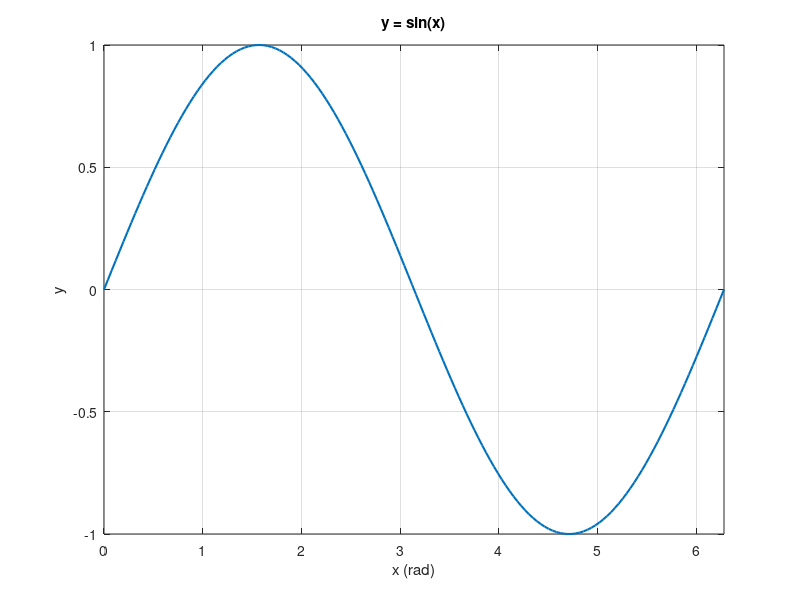
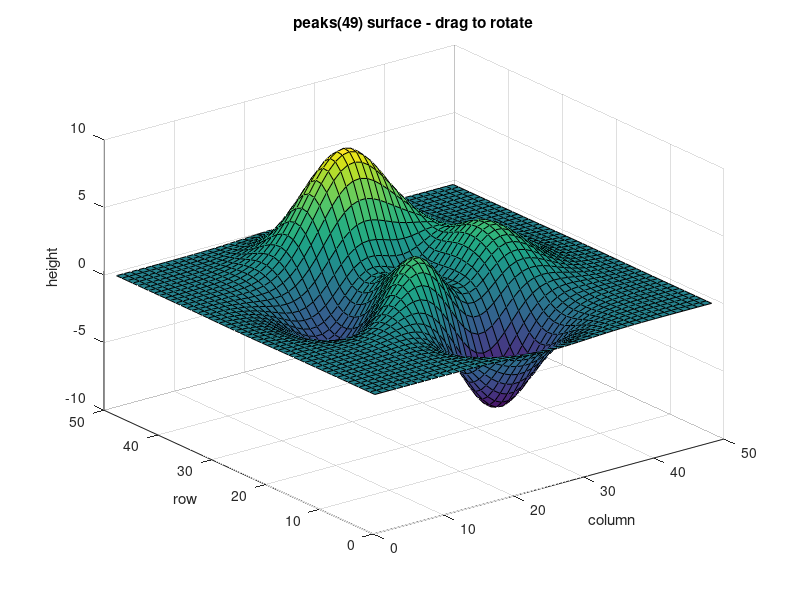

Write MATLAB code to recreate these figures, in order.
%=============================================================================
% Copyright (c) 2016-present Allan CORNET (Nelson)
%=============================================================================
% This file is part of Nelson.
%=============================================================================
% LICENCE_BLOCK_BEGIN
% SPDX-License-Identifier: LGPL-3.0-or-later
% LICENCE_BLOCK_END
%=============================================================================
% Portable plotting demo shared by native and WebAssembly builds.
x = linspace(0, 2 * pi, 160);
figure('Name', 'Portable sine curve', 'NumberTitle', 'off');
plot(x, sin(x), 'LineWidth', 1.5);
grid on;
xlim([0, 2 * pi]);
title('y = sin(x)');
xlabel('x (rad)');
ylabel('y');

figure('Name', 'Portable peaks surface', 'NumberTitle', 'off');
surf(peaks(49));
title('peaks(49) surface - drag to rotate');
xlabel('column');
ylabel('row');
zlabel('height');
